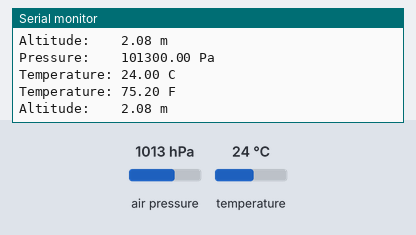
A sketch run on a simulated Arduino Uno, built with avr-gcc and run on an emulated ATmega328P. On the bench: the last lines printed to the serial monitor. Inputs (shaded band) come from the test bench; at power-on: air pressure 1013 hPa, temperature 24 °C.

Above: at 1.8 s.
1.9 s: air pressure set to 952 hPa
At 2.6 s:
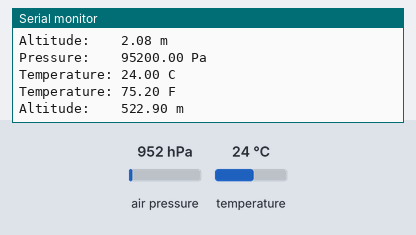
3.4 s: temperature set to 12 °C
At 4.8 s:
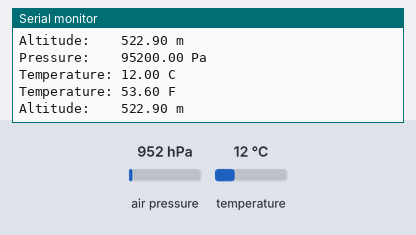
4.9 s: air pressure set to 975 hPa
At 6.2 s:
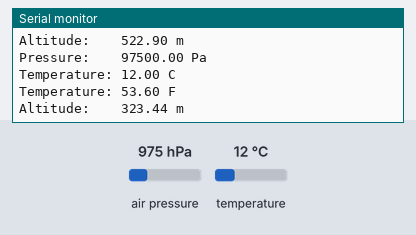
6.4 s: temperature set to 41 °C
At 8.3 s:
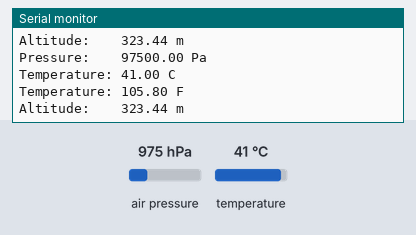
Timing chart, 0 to 9.8 s (numbered marks = the images above; inputs shaded):
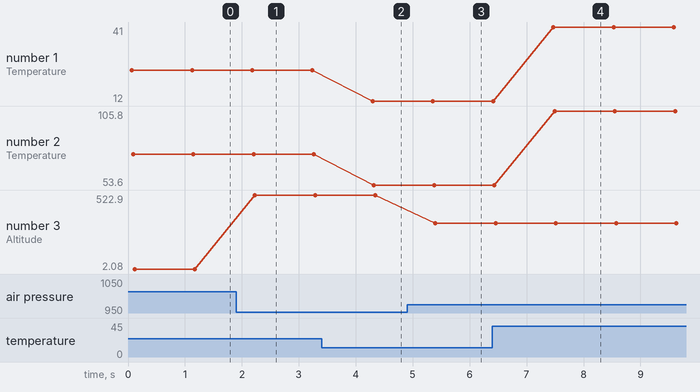

Measured:
- after the input at 1.9 s, the serial monitor: prints a new line after 0.25 s (image 1)
- after the input at 3.4 s, the serial monitor: prints a new line after 0.90 s (image 2)
- after the input at 4.9 s, the serial monitor: prints a new line after 0.43 s (image 3)
- after the input at 6.4 s, the serial monitor: prints a new line after 1.1 s (image 4)
- plotted number 1: 24 → 12 after the input at 3.4 s, 12 → 41 after the input at 6.4 s
- plotted number 2: 75.2 → 53.6 after the input at 3.4 s, 53.6 → 105.8 after the input at 6.4 s
- plotted number 3: 2.08 → 522.9 after the input at 1.9 s, 522.9 → 323.44 after the input at 4.9 s

The sketch:

Test.ino
```cpp
#include <Wire.h>
#include <Adafruit_Sensor.h>
#include <Adafruit_BMP085_U.h>


Adafruit_BMP085_Unified bmp = Adafruit_BMP085_Unified(10085);

/**************************************************************************/
/*
    Displays some basic information on this sensor from the unified
    sensor API sensor_t type (see Adafruit_Sensor for more information)
*/
/**************************************************************************/
void displaySensorDetails(void)
{
  sensor_t sensor;
  bmp.getSensor(&sensor);
  Serial.println("------------------------------------");
  Serial.print  ("Sensor:       "); Serial.println(sensor.name);
  Serial.print  ("Driver Ver:   "); Serial.println(sensor.version);
  Serial.print  ("Unique ID:    "); Serial.println(sensor.sensor_id);
  Serial.print  ("Max Value:    "); Serial.print(sensor.max_value); Serial.println(" hPa");
  Serial.print  ("Min Value:    "); Serial.print(sensor.min_value); Serial.println(" hPa");
  Serial.print  ("Resolution:   "); Serial.print(sensor.resolution); Serial.println(" hPa");
  Serial.println("------------------------------------");
  Serial.println("");
  delay(500);
}

/**************************************************************************/
/*
    Arduino setup function (automatically called at startup)
*/
/**************************************************************************/
void setup(void)
{
  Serial.begin(9600);
  Serial.println("Pressure Sensor Test"); Serial.println("bloop");
  Serial.print("tiny");
  /* Initialise the sensor */
  if(!bmp.begin())
  {
    Serial.print("tiny");
    /* There was a problem detecting the BMP085 ... check your connections */
    Serial.print("Ooops, no BMP085 detected ... Check your wiring or I2C ADDR!");
    while(1);
  } else {
    Serial.print("Success");
  }
  /* Display some basic information on this sensor */
  /*displaySensorDetails();*/
}

/**************************************************************************/
/*
    Arduino loop function, called once 'setup' is complete (your own code
    should go here)
*/
/**************************************************************************/
void loop(void)
{
  /* Get a new sensor event */
  sensors_event_t event;
  bmp.getEvent(&event);

  /* Display the results (barometric pressure is measure in hPa) */
  if (event.pressure)
  {
    /* Display atmospheric pressue in hPa */
    Serial.print("Pressure:    ");
    Serial.print(event.pressure*100);
    Serial.println(" Pa");

    /* Calculating altitude with reasonable accuracy requires pressure    *
     * sea level pressure for your position at the moment the data is     *
     * converted, as well as the ambient temperature in degress           *
     * celcius.  If you don't have these values, a 'generic' value of     *
     * 1013.25 hPa can be used (defined as SENSORS_PRESSURE_SEALEVELHPA   *
     * in sensors.h), but this isn't ideal and will give variable         *
     * results from one day to the next.                                  *
     *                                                                    *
     * You can usually find the current SLP value by looking at weather   *
     * websites or from environmental information centers near any major  *
     * airport.                                                           *
     *                                                                    *
     * For example, for Paris, France you can check the current mean      *
     * pressure and sea level at: http://bit.ly/16Au8ol                   */

    /* First we get the current temperature from the BMP085 */
    float temperature;
    bmp.getTemperature(&temperature);
    Serial.print("Temperature: ");
    Serial.print(temperature);
    Serial.println(" C");

    Serial.print("Temperature: ");
    Serial.print(temperature*1.8+32);
    Serial.println(" F");

    /* Then convert the atmospheric pressure, and SLP to altitude         */
    /* Update this next line with the current SLP for better results      */
    float seaLevelPressure = SENSORS_PRESSURE_SEALEVELHPA;
    Serial.print("Altitude:    ");
    Serial.print(bmp.pressureToAltitude(seaLevelPressure,
                                        event.pressure));
    Serial.println(" m");
    Serial.println("");
  }
  else
  {
    Serial.println("Sensor error");
  }
  delay(1000);
}
```
